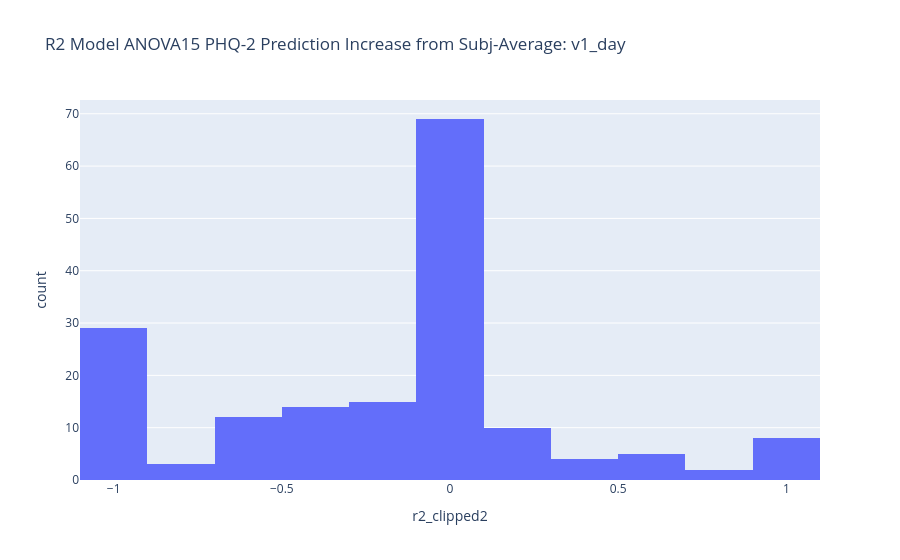
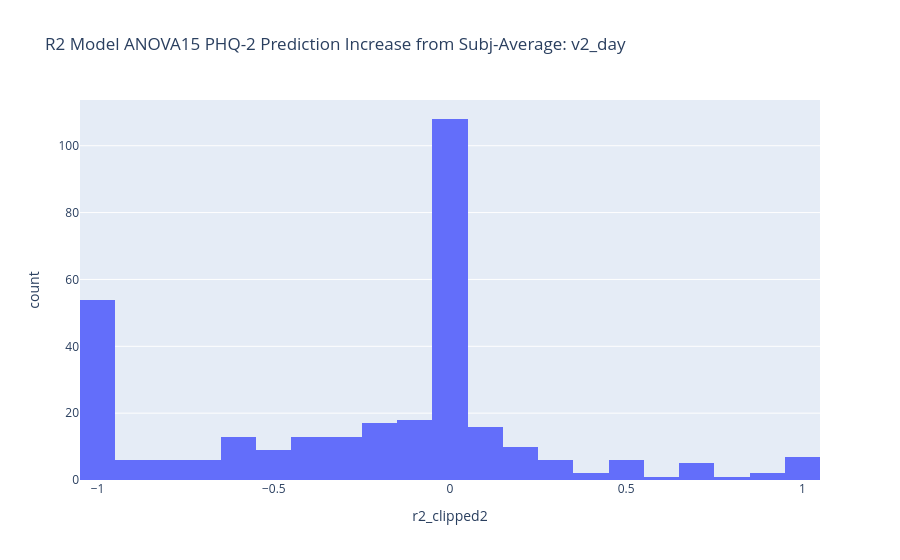
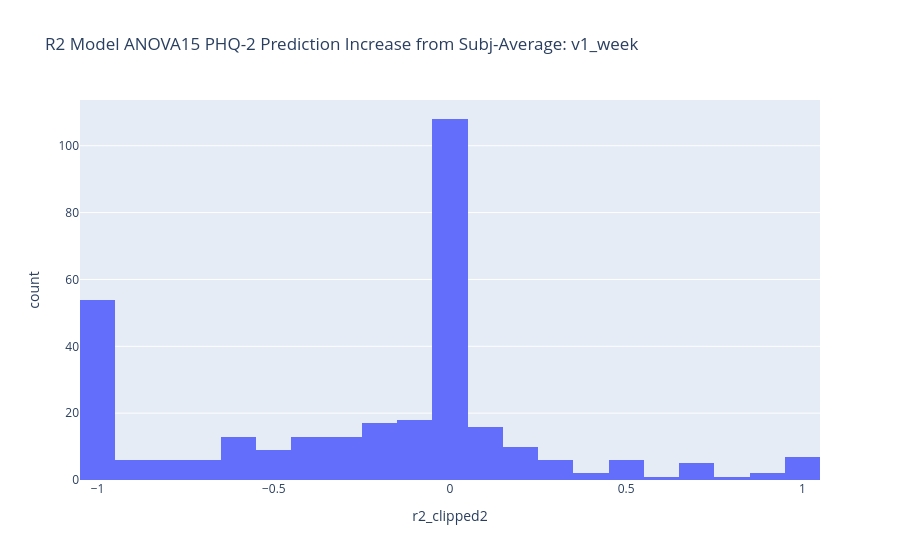
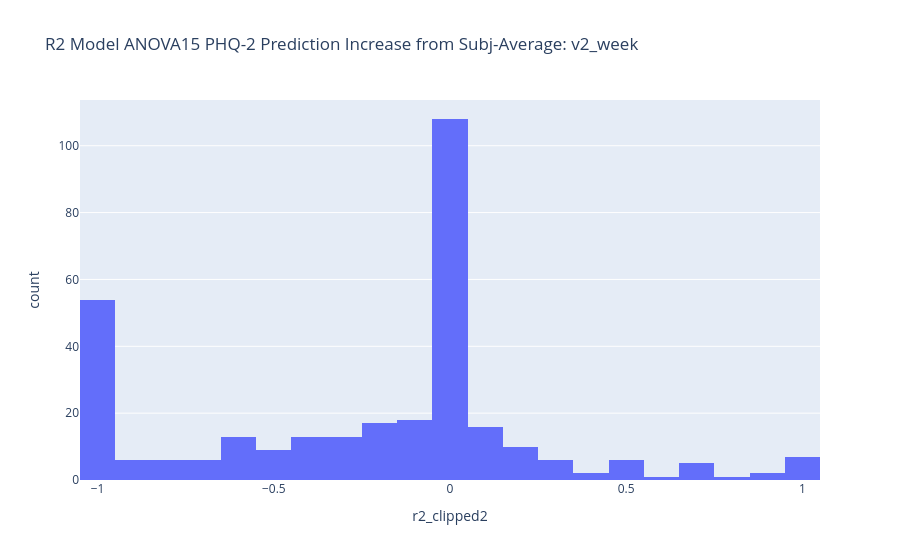

The code cell stored with these charts, in order, in its notebook:
### Code cell
# Graph residuals
for model in ['ANOVA15','LME10']:
	for name in ['v1_day','v2_day','v1_week','v2_week']:
		r2_from_model_df=pd.read_csv(os.path.join(results_dir, f'{name}_phq2_sum_r2_model{model}_increase_from_avg.csv'))
		r2_from_model_df['r2_clipped'] = r2_from_model_df['r2_model_increase_from_avg'].clip(lower=-1)  # anything below -1 is "terrible"
		r2_from_model_df['r2_clipped2'] = r2_from_model_df['r2_clipped'].clip(upper=1)  # anything below -1 is "terrible"

		fig = px.histogram(r2_from_model_df,'r2_clipped2',title=f'R2 Model {model} PHQ-2 Prediction Increase from Subj-Average: {name}')
		fig.show()

### Figure 1 — Plotly figure (JSON) as saved in the notebook; plotly's stock layout.template omitted (floating-point values rounded to 4 significant figures; data arrays with more than 128 entries replaced by an {"elided": "..."} marker saying what was removed)
{"data": [{"bingroup": "x", "hovertemplate": "r2_clipped2=%{x}<br>count=%{y}<extra></extra>", "legendgroup": "", "marker": {"color": "#636efa", "pattern": {"shape": ""}}, "name": "", "orientation": "v", "showlegend": false, "type": "histogram", "x": {"elided": "171 float values"}, "xaxis": "x", "yaxis": "y"}], "layout": {"barmode": "relative", "legend": {"tracegroupgap": 0}, "title": {"text": "R2 Model ANOVA15 PHQ-2 Prediction Increase from Subj-Average: v1_day"}, "xaxis": {"anchor": "y", "domain": [0, 1], "title": {"text": "r2_clipped2"}}, "yaxis": {"anchor": "x", "domain": [0, 1], "title": {"text": "count"}}}}

### Figure 2 — Plotly figure (JSON) as saved in the notebook; plotly's stock layout.template omitted (floating-point values rounded to 4 significant figures; data arrays with more than 128 entries replaced by an {"elided": "..."} marker saying what was removed)
{"data": [{"bingroup": "x", "hovertemplate": "r2_clipped2=%{x}<br>count=%{y}<extra></extra>", "legendgroup": "", "marker": {"color": "#636efa", "pattern": {"shape": ""}}, "name": "", "orientation": "v", "showlegend": false, "type": "histogram", "x": {"elided": "319 float values"}, "xaxis": "x", "yaxis": "y"}], "layout": {"barmode": "relative", "legend": {"tracegroupgap": 0}, "title": {"text": "R2 Model ANOVA15 PHQ-2 Prediction Increase from Subj-Average: v2_day"}, "xaxis": {"anchor": "y", "domain": [0, 1], "title": {"text": "r2_clipped2"}}, "yaxis": {"anchor": "x", "domain": [0, 1], "title": {"text": "count"}}}}

### Figure 3 — Plotly figure (JSON) as saved in the notebook; plotly's stock layout.template omitted (floating-point values rounded to 4 significant figures; data arrays with more than 128 entries replaced by an {"elided": "..."} marker saying what was removed)
{"data": [{"bingroup": "x", "hovertemplate": "r2_clipped2=%{x}<br>count=%{y}<extra></extra>", "legendgroup": "", "marker": {"color": "#636efa", "pattern": {"shape": ""}}, "name": "", "orientation": "v", "showlegend": false, "type": "histogram", "x": {"elided": "319 float values"}, "xaxis": "x", "yaxis": "y"}], "layout": {"barmode": "relative", "legend": {"tracegroupgap": 0}, "title": {"text": "R2 Model ANOVA15 PHQ-2 Prediction Increase from Subj-Average: v1_week"}, "xaxis": {"anchor": "y", "domain": [0, 1], "title": {"text": "r2_clipped2"}}, "yaxis": {"anchor": "x", "domain": [0, 1], "title": {"text": "count"}}}}

### Figure 4 — Plotly figure (JSON) as saved in the notebook; plotly's stock layout.template omitted (floating-point values rounded to 4 significant figures; data arrays with more than 128 entries replaced by an {"elided": "..."} marker saying what was removed)
{"data": [{"bingroup": "x", "hovertemplate": "r2_clipped2=%{x}<br>count=%{y}<extra></extra>", "legendgroup": "", "marker": {"color": "#636efa", "pattern": {"shape": ""}}, "name": "", "orientation": "v", "showlegend": false, "type": "histogram", "x": {"elided": "319 float values"}, "xaxis": "x", "yaxis": "y"}], "layout": {"barmode": "relative", "legend": {"tracegroupgap": 0}, "title": {"text": "R2 Model ANOVA15 PHQ-2 Prediction Increase from Subj-Average: v2_week"}, "xaxis": {"anchor": "y", "domain": [0, 1], "title": {"text": "r2_clipped2"}}, "yaxis": {"anchor": "x", "domain": [0, 1], "title": {"text": "count"}}}}
